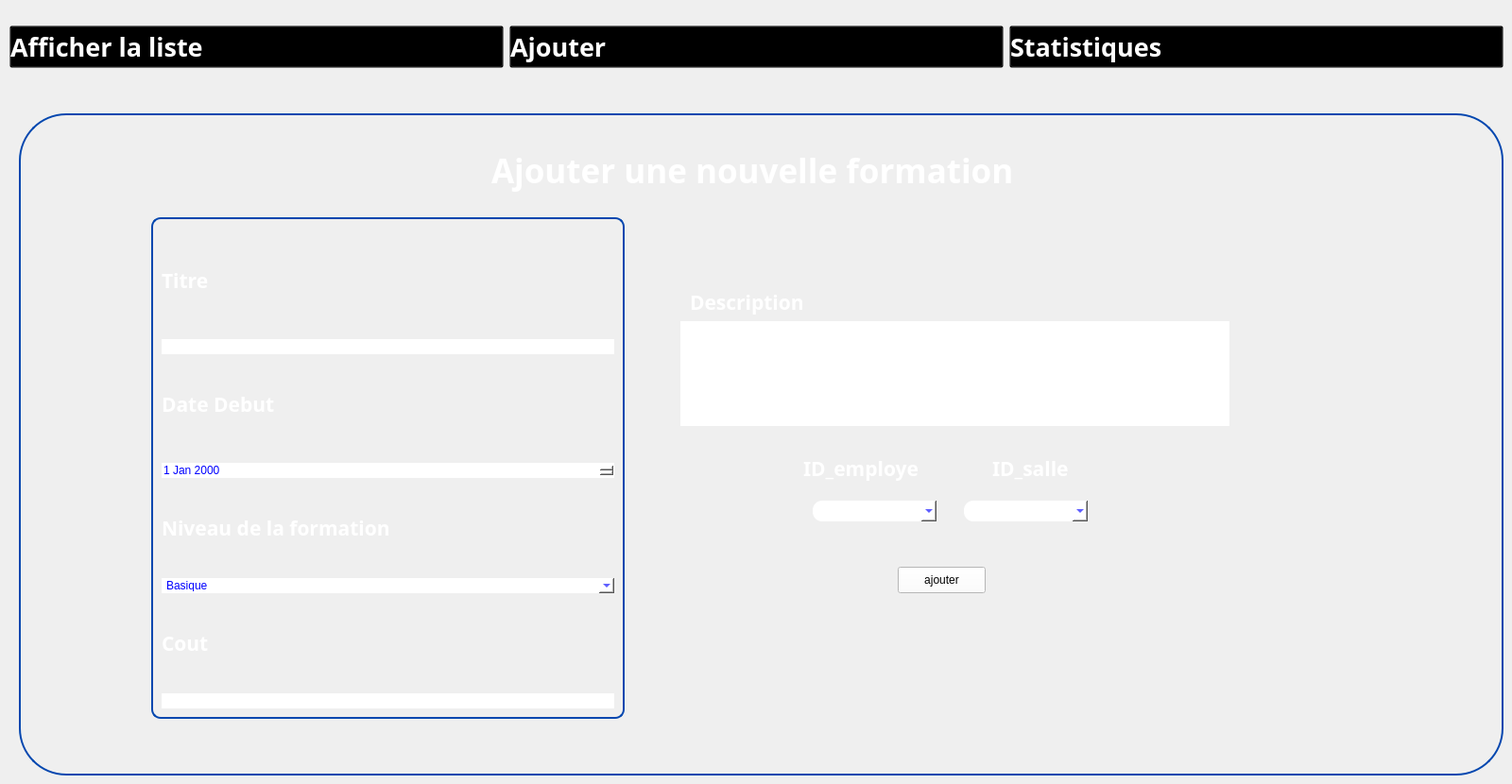
   <widget class="QWidget" name="ajoutformation">
    <widget class="QWidget" name="horizontalLayoutWidget_8">
     <property name="geometry">
      <rect>
       <x>10</x>
       <y>10</y>
       <width>1581</width>
       <height>80</height>
      </rect>
     </property>
     <layout class="QHBoxLayout" name="horizontalLayout_11">
      <item>
       <widget class="QPushButton" name="pushButton_102">
        <property name="font">
         <font>
          <family>Gill Sans MT</family>
          <pointsize>20</pointsize>
          <weight>75</weight>
          <bold>true</bold>
         </font>
        </property>
        <property name="styleSheet">
         <string notr="true">QPushButton:hover {
    color: blue;
    background: transparent;
}

QPushButton {
    text-align: left;
    background: transparent;
    color: rgb(255,255,255);
}
</string>
        </property>
        <property name="text">
         <string>Afficher la liste</string>
        </property>
        <property name="icon">
         <iconset>
          <normaloff>../../Downloads/wetransfer_icons_2024-02-06_1419/icons/liste-de-controle.png</normaloff>../../Downloads/wetransfer_icons_2024-02-06_1419/icons/liste-de-controle.png</iconset>
        </property>
        <property name="iconSize">
         <size>
          <width>50</width>
          <height>46</height>
         </size>
        </property>
       </widget>
      </item>
      <item>
       <widget class="QPushButton" name="pushButton_103">
        <property name="font">
         <font>
          <family>Gill Sans MT</family>
          <pointsize>20</pointsize>
          <weight>75</weight>
          <bold>true</bold>
         </font>
        </property>
        <property name="styleSheet">
         <string notr="true">QPushButton:hover {
    color: blue;
    background: transparent;
}

QPushButton {
    text-align: left;
    background: transparent;
    color: rgb(255,255,255);
}
</string>
        </property>
        <property name="text">
         <string>Ajouter </string>
        </property>
        <property name="icon">
         <iconset>
          <normaloff>../../Downloads/wetransfer_icons_2024-02-06_1419/icons/image (3).png</normaloff>../../Downloads/wetransfer_icons_2024-02-06_1419/icons/image (3).png</iconset>
        </property>
        <property name="iconSize">
         <size>
          <width>50</width>
          <height>46</height>
         </size>
        </property>
       </widget>
      </item>
      <item>
       <widget class="QPushButton" name="pushButton_104">
        <property name="font">
         <font>
          <family>Gill Sans MT</family>
          <pointsize>20</pointsize>
          <weight>75</weight>
          <bold>true</bold>
         </font>
        </property>
        <property name="styleSheet">
         <string notr="true">QPushButton:hover {
    color: blue;
    background: transparent;
}

QPushButton {
    text-align: left;
    background: transparent;
    color: rgb(255,255,255);
}

</string>
        </property>
        <property name="text">
         <string>Statistiques</string>
        </property>
        <property name="icon">
         <iconset>
          <normaloff>../../Downloads/wetransfer_icons_2024-02-06_1419/icons/image (2).png</normaloff>../../Downloads/wetransfer_icons_2024-02-06_1419/icons/image (2).png</iconset>
        </property>
        <property name="iconSize">
         <size>
          <width>50</width>
          <height>46</height>
         </size>
        </property>
       </widget>
      </item>
     </layout>
    </widget>
    <widget class="QGroupBox" name="groupBox_35">
     <property name="geometry">
      <rect>
       <x>20</x>
       <y>120</y>
       <width>1571</width>
       <height>701</height>
      </rect>
     </property>
     <property name="styleSheet">
      <string notr="true">QGroupBox {
        border-radius:50px;
    border: 2px solid #0447AF; /* Red border */
}
</string>
     </property>
     <property name="title">
      <string/>
     </property>
     <widget class="QLabel" name="label_99">
      <property name="geometry">
       <rect>
        <x>190</x>
        <y>30</y>
        <width>51</width>
        <height>51</height>
       </rect>
      </property>
      <property name="text">
       <string/>
      </property>
      <property name="pixmap">
       <pixmap>../../../Desktop/esprit 2A s 2/Downloads/wetransfer_gestion-de-formations_2024-02-16_1550/icons/client.png</pixmap>
      </property>
      <property name="scaledContents">
       <bool>true</bool>
      </property>
     </widget>
     <widget class="QLabel" name="label_100">
      <property name="geometry">
       <rect>
        <x>500</x>
        <y>30</y>
        <width>671</width>
        <height>61</height>
       </rect>
      </property>
      <property name="font">
       <font>
        <family>Plus Jakarta Sans</family>
        <pointsize>26</pointsize>
        <weight>75</weight>
        <bold>true</bold>
       </font>
      </property>
      <property name="styleSheet">
       <string notr="true">color:white;
    background: transparent;
</string>
      </property>
      <property name="text">
       <string>Ajouter une nouvelle formation</string>
      </property>
     </widget>
     <widget class="QLabel" name="label_104">
      <property name="geometry">
       <rect>
        <x>710</x>
        <y>180</y>
        <width>188</width>
        <height>40</height>
       </rect>
      </property>
      <property name="font">
       <font>
        <family>Gill Sans MT</family>
        <pointsize>16</pointsize>
        <weight>75</weight>
        <bold>true</bold>
       </font>
      </property>
      <property name="styleSheet">
       <string notr="true">color:white;
background:transparent;</string>
      </property>
      <property name="text">
       <string>Description</string>
      </property>
     </widget>
     <widget class="QLabel" name="label_105">
      <property name="geometry">
       <rect>
        <x>410</x>
        <y>20</y>
        <width>81</width>
        <height>81</height>
       </rect>
      </property>
      <property name="text">
       <string/>
      </property>
      <property name="pixmap">
       <pixmap resource="ressource.qrc">:/image/ajouter-le-fichier.png</pixmap>
      </property>
      <property name="scaledContents">
       <bool>true</bool>
      </property>
     </widget>
     <widget class="QGroupBox" name="verticalGroupBox_6">
      <property name="geometry">
       <rect>
        <x>140</x>
        <y>110</y>
        <width>501</width>
        <height>531</height>
       </rect>
      </property>
      <property name="styleSheet">
       <string notr="true">	border-radius:10px;
color:white;</string>
      </property>
      <layout class="QVBoxLayout" name="verticalLayout_6">
       <item>
        <widget class="Line" name="line_10">
         <property name="orientation">
          <enum>Qt::Horizontal</enum>
         </property>
        </widget>
       </item>
       <item>
        <widget class="QLabel" name="label_43">
         <property name="font">
          <font>
           <family>Gill Sans MT</family>
           <pointsize>16</pointsize>
           <weight>75</weight>
           <bold>true</bold>
          </font>
         </property>
         <property name="styleSheet">
          <string notr="true">color:white;</string>
         </property>
         <property name="text">
          <string>Titre</string>
         </property>
        </widget>
       </item>
       <item>
        <widget class="Line" name="line_12">
         <property name="orientation">
          <enum>Qt::Horizontal</enum>
         </property>
        </widget>
       </item>
       <item>
        <widget class="QLineEdit" name="lineEdit_titre">
         <property name="styleSheet">
          <string notr="true">color:rgb(0,73,174);
background:white;</string>
         </property>
        </widget>
       </item>
       <item>
        <widget class="QLabel" name="label_45">
         <property name="font">
          <font>
           <family>Gill Sans MT</family>
           <pointsize>16</pointsize>
           <weight>75</weight>
           <bold>true</bold>
          </font>
         </property>
         <property name="styleSheet">
          <string notr="true">color:white;</string>
         </property>
         <property name="text">
          <string>Date Debut</string>
         </property>
        </widget>
       </item>
       <item>
        <widget class="Line" name="line_15">
         <property name="orientation">
          <enum>Qt::Horizontal</enum>
         </property>
        </widget>
       </item>
       <item>
        <widget class="QDateEdit" name="dateEdit_date">
         <property name="styleSheet">
          <string notr="true">background:white;
color:blue;</string>
         </property>
        </widget>
       </item>
       <item>
        <widget class="QLabel" name="label_46">
         <property name="font">
          <font>
           <family>Gill Sans MT</family>
           <pointsize>16</pointsize>
           <weight>75</weight>
           <bold>true</bold>
          </font>
         </property>
         <property name="styleSheet">
          <string notr="true">color:white;</string>
         </property>
         <property name="text">
          <string>Niveau de la formation</string>
         </property>
        </widget>
       </item>
       <item>
        <widget class="QComboBox" name="comboBox_nf">
         <property name="styleSheet">
          <string notr="true">background:white;
color:blue;</string>
         </property>
         <item>
          <property name="text">
           <string>Basique</string>
          </property>
         </item>
         <item>
          <property name="text">
           <string>Intermediaire</string>
          </property>
         </item>
         <item>
          <property name="text">
           <string>Avance</string>
          </property>
         </item>
        </widget>
       </item>
       <item>
        <widget class="QLabel" name="label_47">
         <property name="font">
          <font>
           <family>Gill Sans MT</family>
           <pointsize>16</pointsize>
           <weight>75</weight>
           <bold>true</bold>
          </font>
         </property>
         <property name="styleSheet">
          <string notr="true">color:white;</string>
         </property>
         <property name="text">
          <string>Cout</string>
         </property>
        </widget>
       </item>
       <item>
        <widget class="QLineEdit" name="lineEdit_cout">
         <property name="styleSheet">
          <string notr="true">color:rgb(0,73,174);
background:white;</string>
         </property>
        </widget>
       </item>
      </layout>
     </widget>
     <widget class="QPushButton" name="pushButton_ajouter_formation">
      <property name="geometry">
       <rect>
        <x>930</x>
        <y>480</y>
        <width>93</width>
        <height>28</height>
       </rect>
      </property>
      <property name="styleSheet">
       <string notr="true">background:white;</string>
      </property>
      <property name="text">
       <string>ajouter</string>
      </property>
     </widget>
     <widget class="QTextEdit" name="textEdit_description">
      <property name="geometry">
       <rect>
        <x>700</x>
        <y>220</y>
        <width>581</width>
        <height>111</height>
       </rect>
      </property>
      <property name="styleSheet">
       <string notr="true">	border-radius:10px;
border-color: rgb(85, 0, 255);
color:white;
</string>
      </property>
     </widget>
     <widget class="QLabel" name="label_9">
      <property name="geometry">
       <rect>
        <x>830</x>
        <y>360</y>
        <width>161</width>
        <height>31</height>
       </rect>
      </property>
      <property name="font">
       <font>
        <family>Gill Sans MT</family>
        <pointsize>16</pointsize>
        <weight>75</weight>
        <bold>true</bold>
       </font>
      </property>
      <property name="styleSheet">
       <string notr="true">
color:white;
background:transparent;</string>
      </property>
      <property name="text">
       <string>ID_employe</string>
      </property>
     </widget>
     <widget class="QLabel" name="label_1">
      <property name="geometry">
       <rect>
        <x>1030</x>
        <y>360</y>
        <width>121</width>
        <height>31</height>
       </rect>
      </property>
      <property name="font">
       <font>
        <family>Gill Sans MT</family>
        <pointsize>16</pointsize>
        <weight>75</weight>
        <bold>true</bold>
       </font>
      </property>
      <property name="styleSheet">
       <string notr="true">
color:white;
background:transparent;</string>
      </property>
      <property name="text">
       <string>ID_salle</string>
      </property>
     </widget>
     <widget class="QComboBox" name="comboBoxIDsallefk">
      <property name="geometry">
       <rect>
        <x>1000</x>
        <y>410</y>
        <width>131</width>
        <height>22</height>
       </rect>
      </property>
      <property name="styleSheet">
       <string notr="true">background:white;
color: rgb(0, 0, 127);
border-radius:10px;
color:blue;</string>
      </property>
     </widget>
     <widget class="QComboBox" name="comboBoxIDemployefk">
      <property name="geometry">
       <rect>
        <x>840</x>
        <y>410</y>
        <width>131</width>
        <height>22</height>
       </rect>
      </property>
      <property name="styleSheet">
       <string notr="true">background:white;
color: rgb(0, 0, 127);
border-radius:10px;
color:blue;</string>
      </property>
     </widget>
    </widget>
   </widget>
